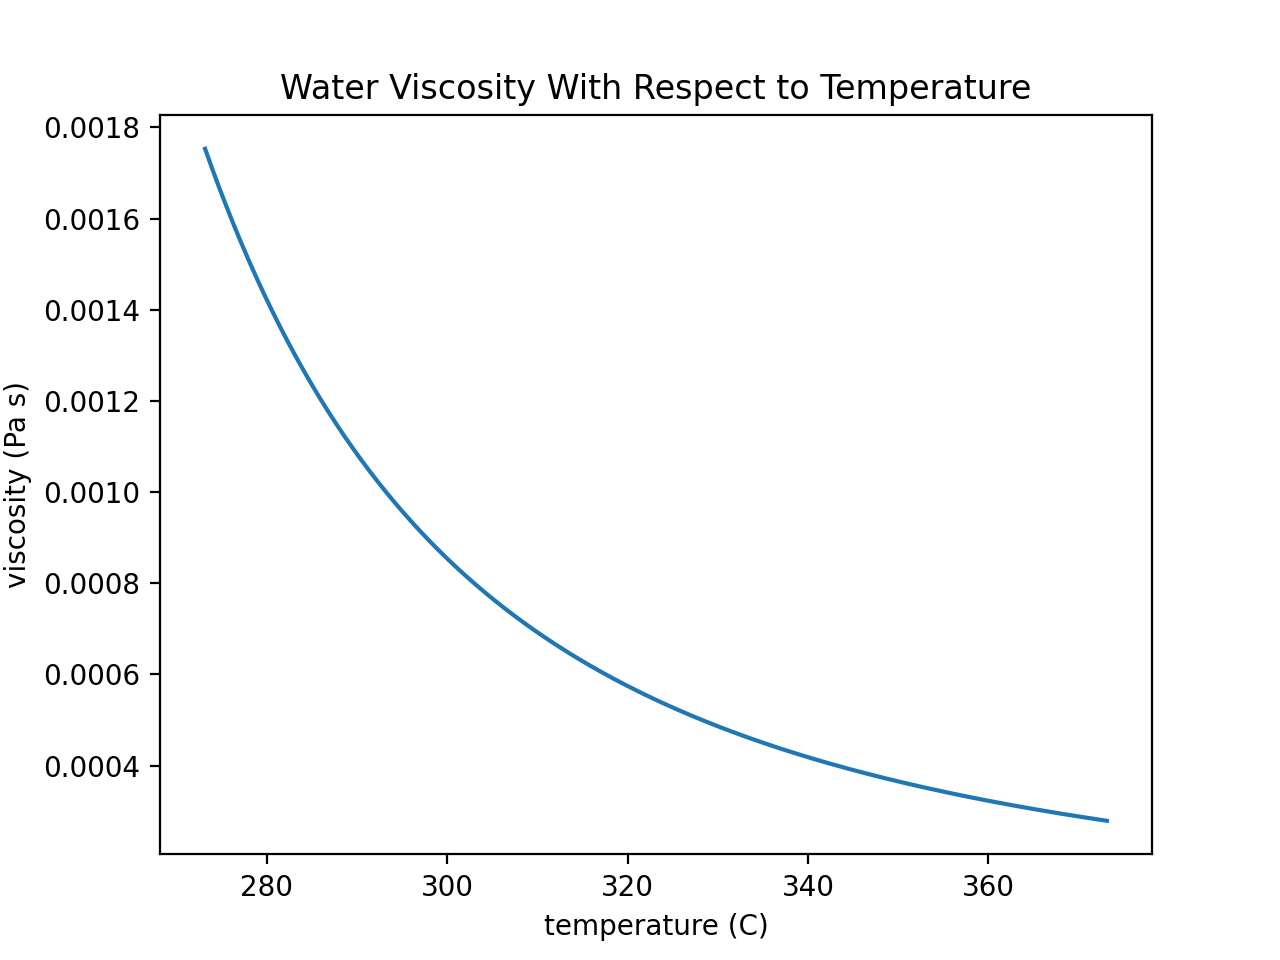

Write Python code to recreate this figure.
# H.P.L. - A Primer on Scientific Programming with Python
# Ex 5.30

# import necessary libraries
import numpy as np
import matplotlib.pyplot as plt

# initialise A, B, C and T
A = 2.414 * 10 ** -5
B = 247.8
C = 140
T = np.linspace(273.15, 373.15, 1000)

# create u(T) as given in the problem
def u(T):
    return A * 10 ** (B / (T - C))

# generate y_points from function u(T)
y_points = u(T)

# plot the viscosity vs temperature curve
plt.plot(T, y_points)
plt.xlabel("temperature (C)")
plt.ylabel("viscosity (Pa s)")
plt.title("Water Viscosity With Respect to Temperature")
plt.show()
